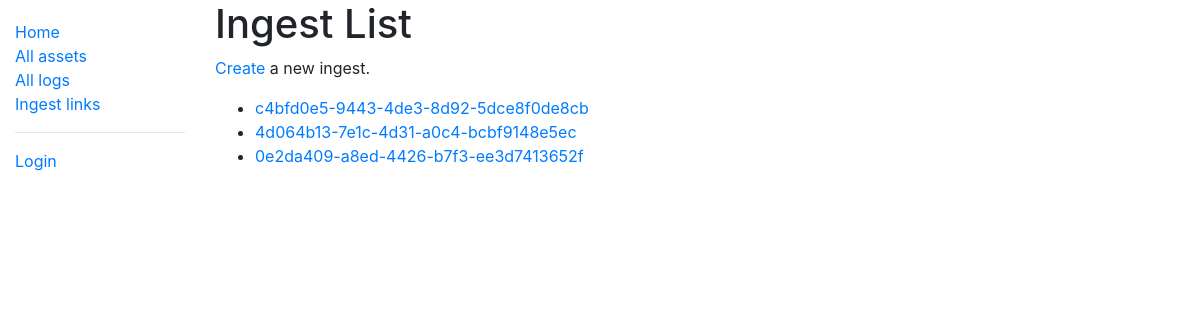
/endpoints/ingest/, run on the app's committed database.
### endpoints/models.py (models this page shows, shortened)
class Ingest(models.Model):
    id = models.UUIDField(default=uuid.uuid4, editable=False, unique=True, primary_key=True)
    active = models.BooleanField(default=True)
    existing_clamav = models.BooleanField(default=False) # is there an existing ClamAV install?
    date_created = models.DateTimeField(auto_now_add=True)
    url = models.URLField(max_length=500, default="http://127.0.0.1:8000/endpoints/ingest/" + str(id) + "/join", editable=False)
    login_url = models.URLField(max_length=500, default="http://127.0.0.1:8000/accounts/login/")
    logout_url = models.URLField(max_length=500, default="http://127.0.0.1:8000/accounts/logout/")
    rawlog_url = models.URLField(max_length=500, default="http://127.0.0.1:8000/endpoints/assets/")
    log_level_choies = [
        ('CRITICAL', 'CRITICAL'),
        ('ERROR', 'ERROR'),
        ('WARNING', 'WARNING'),
        ('INFO', 'INFO'),
        ('DEBUG', 'DEBUG')
    ]
    log_level = models.CharField(choices=log_level_choies, max_length=10, default='DEBUG')
    log_files = models.CharField(max_length=500, blank=True, null=True, \
        help_text="Enter ClamAV log files to monitor separated by commas. \
        For example, /var/log/clam.log,/var/log/freshclam.log") # ClamAV log files to monitor
    config_files = models.CharField(max_length=500, blank=True, null=True, \
        help_text="Enter ClamAV log files to monitor separated by commas. \
        For example, /var/log/clam.log,/var/log/freshclam.log") # ClamAV config files to manage
    home = models.CharField(max_length=100, default="/opt/clammer")
    def get_absolute_url(self):
        return reverse('ingest-detail', args=[str(self.id)])

### endpoints/views.py (the view)
# urls.py: path('ingest/', views.IngestListView.as_view(), name='ingest'), # lists all ingest
class IngestListView(generic.ListView):
    model = Ingest
    paginate_by = 10

### endpoints/templates/endpoints/ingest_list.html
{% extends "base_generic.html" %}
{% block content %}
  <h1>Ingest List</h1>
  <p>
    <a href="{% url 'ingest-create' %}">Create</a> a new ingest.
  </p>
  {% if ingest_list %}
  <ul>
    {% for ingest in ingest_list %}
      <li>
        <a href="{{ ingest.get_absolute_url }}">{{ ingest.id }}</a>
      </li>
    {% endfor %}
  </ul>
  {% else %}
    <p>There are no ingests.</p>
  {% endif %}
{% endblock %}

### data on the page
Ingest: id "c4bfd0e5-9443-4de3-8d92-5dce8f0de8cb"
Ingest: id "4d064b13-7e1c-4d31-a0c4-bcbf9148e5ec"
Ingest: id "0e2da409-a8ed-4426-b7f3-ee3d7413652f"
